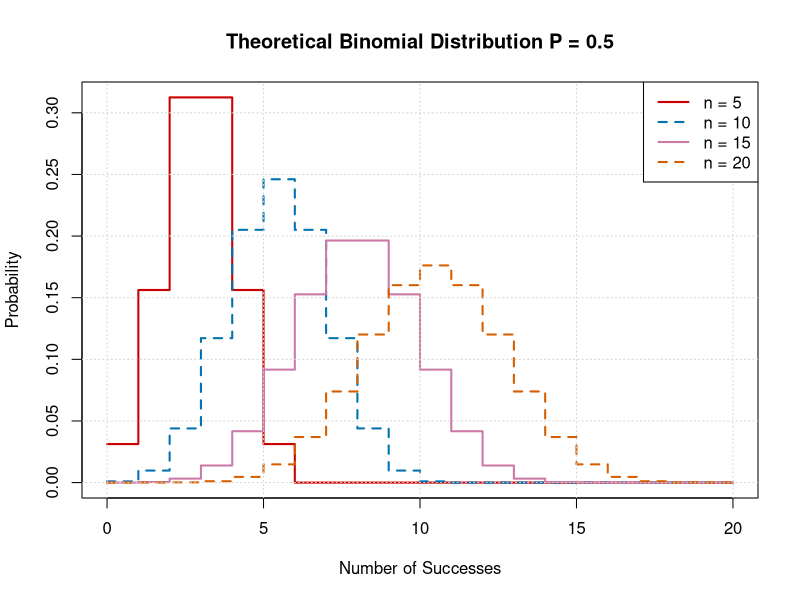
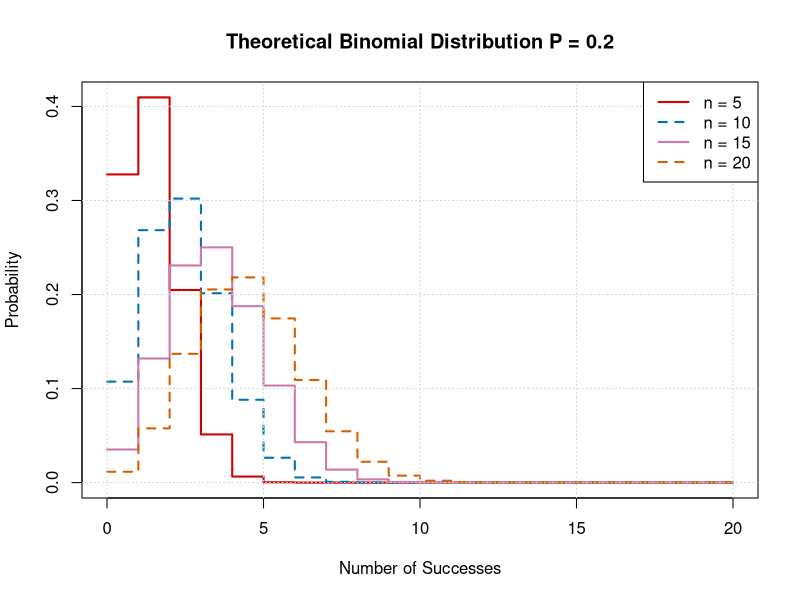

Source code (R) for these figures, in order:
## ---- chunk 1
color_vector <- c("#CC0000",   # Wine-like color
                  "#0072B2",   # Strong blue
                  "#CC79A7",   # Muted purple
                  "#D55E00",   # Vermilion
                  "#009E73",   # Bluish green
                  "#56B4E9",   # Sky blue
                  "#E69F00")   # Yellow-orange

## ---- chunk 2
# Parameters for the binomial distribution

n <- c(5, 10, 15, 20)  # number of trials
linetype <- 2-(1:length(n))%%2
p <- 1./2. # probability of success

# Generate values for x (number of successes)
x <- 0:20

#define a function to prepare the plots
plot_pdf <- function(N) {dbinom(x, N, p)}
binomial_pdf <- sapply(n, plot_pdf)


# create the first straight line plot
plot(x,binomial_pdf[,1], type = "s", lwd = 2, col = color_vector[1], 
     xlab = "Number of Successes", ylab = "Probability", lty = linetype[1])

# create all the others
for (i in 2:length(n)) {
  lines(x, binomial_pdf[, i], col=color_vector[i], type='s', lwd=2, lty = linetype[i])

}

grid()  # Add grid

# Create legend labels with strings "n = "
legend_labels <- paste("n =", n)
# Add a legend
legend("topright", legend = legend_labels, col = color_vector[1:length(n)], lty = linetype, lwd = 2)
# Add a title
title("Theoretical Binomial Distribution P = 0.5")

## ---- chunk 3
# Parameters for the binomial distribution

n <- c(5, 10, 15, 20)  # number of trials
linetype <- 2-(1:length(n))%%2
p <- 1./5. # probability of success

# Generate values for x (number of successes)
x <- 0:20

#define a function to prepare the plots
plot_pdf <- function(N) {dbinom(x, N, p)}
binomial_pdf <- sapply(n, plot_pdf)


# create the first straight line plot
plot(x,binomial_pdf[,1], type = "s", lwd = 2, col = color_vector[1], 
     xlab = "Number of Successes", ylab = "Probability", lty = linetype[1])

# create all the others
for (i in 2:length(n)) {
  lines(x, binomial_pdf[, i], col=color_vector[i], type='s', lwd=2, lty = linetype[i])

}

grid()  # Add grid

# Create legend labels with strings "n = "
legend_labels <- paste("n =", n)
# Add a legend
legend("topright", legend = legend_labels, col = color_vector[1:length(n)], lty = linetype, lwd = 2)
# Add a title
title("Theoretical Binomial Distribution P = 0.2")

